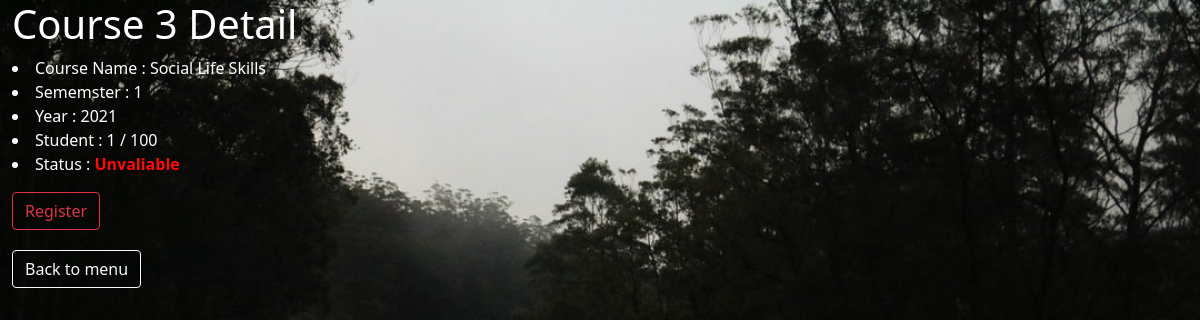
/users/3, run on the app's committed database.
### users/models.py (models this page shows, shortened)
class Couses(models.Model):
    subject = models.CharField(max_length=64)
    term = models.IntegerField()
    couseid = models.IntegerField()
    num_student = models.IntegerField()
    year = models.IntegerField()
    nisit = models.ManyToManyField(User, blank=True,name="nisit")
    status = models.BooleanField(default=True)
    def is_full(self):
        if self.nisit.count() == self.num_student:
            return True
        return False

### users/views.py (the view)
# urls.py: path('<int:couses_id>' , views.do_couses , name = "couses"),
def do_couses(request , couses_id):
    couses = get_object_or_404(Couses, pk = couses_id)
    return render(request, "users/couses.html",{
        "couses" : couses,
        "portai" : couses.nisit.all(),
        "check"  : couses.is_full() ,
        "keekon" : couses.nisit.count(),
    })

### users/templates/users/couses.html (shortened to what this page needs)
{% extends "users/layout.html" %}
{% block body %}
    <div style="color:white;margin-left:1%"><h1>
    </h1></div>
    <u1>
        <div style="color:white;margin-left:1%">
        <li>Course Name     : {{ couses.subject}}</li>
        <li>Sememster  : {{couses.term}}</li>
        <li>Year       : {{couses.year}}</li>
        <li>Student    : {{ keekon }} / {{couses.num_student}}</li>
        <li>Status     : {% if couses.status %}
                    <b style="color: green;">Available</b>
                    {%else%}
                    <b style="color: rgb(255, 9, 9);">Unvaliable</b>
                    {% endif %}
        </li></div>
    </u1>
    {% if request.user not in portai %}
        {% if couses.status and keekon < couses.num_student   %}
        <div style="margin-left:1%;margin-top:1%"><p><a href="{% url 'users:book' couses.id %}"class="btn btn-outline-success">Register</a></h3></div>
        {% else %}
        <div style="margin-left:1%;margin-top:1%"><p><h1 class="btn btn-outline-danger ">Register</h1></h3></div>
        {% endif %}
    {% endif %}
    <div style="margin-left:1%;margin-top:1%"><a href = "{% url 'users:index' %}"class="btn btn-outline-light">Back to menu</a></div>
{% endblock %}

### data on the page
Couses: subject "Social Life Skills", term "1", year "2021", num_student "100"

### other printed values
{{ keekon }} "1"
